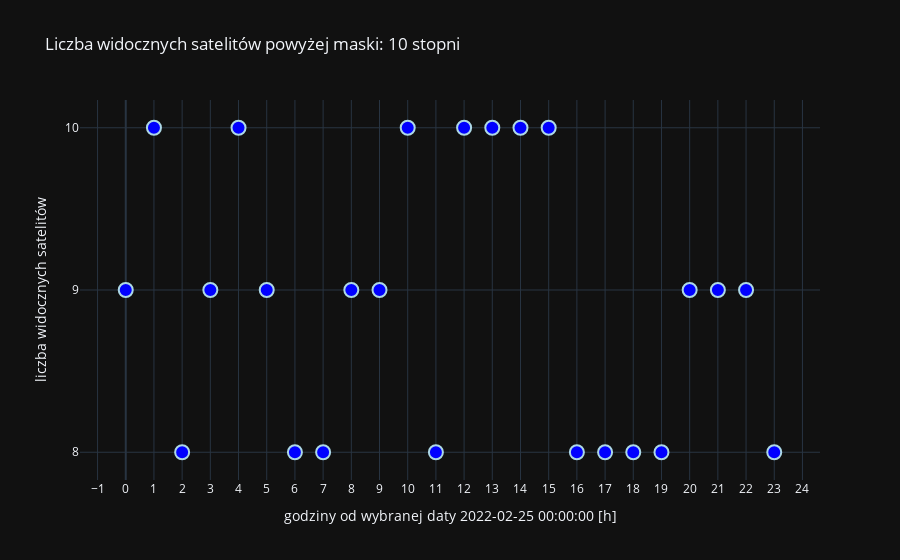

The code cell stored with this chart in its notebook:
### Code cell
fig = px.scatter(iledf, x='h', y='ile', title='Liczba widocznych satelitów powyżej maski: '+str(MASKA)+' stopni', labels={'h':'godziny od wybranej daty ' + str(date(*DATA[0:3])) + ' ' + str(time(*DATA[3:])) + ' [h]','ile':'liczba widocznych satelitów'}, template='plotly_dark')
fig.update_traces(marker=dict(color='blue',opacity=1,size=14,
                              line=dict(width=2,
                                        color='lightblue')))
fig.update_layout(hovermode="closest", xaxis = dict(tickmode = 'linear', tick0=0, dtick=1),
                 yaxis=dict(tickmode='linear', tick0=min(ile_widocznych), dtick=1))

fig.show()

### Figure 1 — Plotly figure (JSON) as saved in the notebook; plotly's stock layout.template omitted (floating-point values rounded to 4 significant figures)
{"data": [{"hovertemplate": "godziny od wybranej daty 2022-02-25 00:00:00 [h]=%{x}<br>liczba widocznych satelitów=%{y}<extra></extra>", "legendgroup": "", "marker": {"color": "blue", "line": {"color": "lightblue", "width": 2}, "opacity": 1, "size": 14, "symbol": "circle"}, "mode": "markers", "name": "", "orientation": "v", "showlegend": false, "type": "scatter", "x": [0, 1, 2, 3, 4, 5, 6, 7, 8, 9, 10, 11, 12, 13, 14, 15, 16, 17, 18, 19, 20, 21, 22, 23], "xaxis": "x", "y": [9, 10, 8, 9, 10, 9, 8, 8, 9, 9, 10, 8, 10, 10, 10, 10, 8, 8, 8, 8, 9, 9, 9, 8], "yaxis": "y"}], "layout": {"hovermode": "closest", "legend": {"tracegroupgap": 0}, "title": {"text": "Liczba widocznych satelitów powyżej maski: 10 stopni"}, "xaxis": {"anchor": "y", "domain": [0, 1], "dtick": 1, "tick0": 0, "tickmode": "linear", "title": {"text": "godziny od wybranej daty 2022-02-25 00:00:00 [h]"}}, "yaxis": {"anchor": "x", "domain": [0, 1], "dtick": 1, "tick0": 8, "tickmode": "linear", "title": {"text": "liczba widocznych satelitów"}}}}
